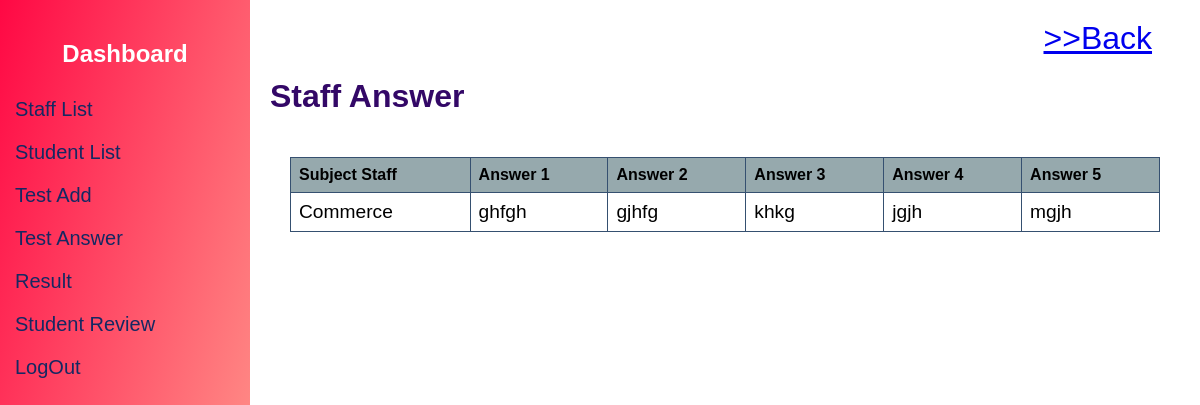
/testanswer.php, run on the app's committed database.
### tables this page shows
CREATE TABLE `staffanswer` (
  `Subject` varchar(255) NOT NULL,
  `Answer1` varchar(200) NOT NULL,
  `Answer2` varchar(200) NOT NULL,
  `Answer3` varchar(200) NOT NULL,
  `Answer4` varchar(200) NOT NULL,
  `Answer5` varchar(200) NOT NULL
);

### testanswer.php (the view, shortened to what this page needs)
<?php include('db.php') ?>
<!DOCTYPE html>
<html>
<head>
</head>
<body>
<div class="sidenav">
    <h2>Dashboard</h2>
    <a href="./addstaff.php">Staff List</a>
    <a href="./addstu.php">Student List</a>
    <a href="./test.php">Test Add</a>
    <a href="./testanswer.php">Test Answer</a>
    <a href="./result.php">Result</a>
    <a href="./stdreview.php">Student Review</a>
    <a href="./index.php">LogOut</a>
</div>
<div class="main">
<a class="back" href="./staffdash.php "> >>Back</a>
    <h1>Staff Answer</h1>
    <div class="content">
    <table>
    <tr>
        <th>Subject Staff</th>
        <th>Answer 1</th>
        <th>Answer 2</th>
        <th>Answer 3</th>
        <th>Answer 4</th>
        <th>Answer 5</th>
    </tr>
    <?php
    $sql = "SELECT * FROM staffanswer";
    $result = $conn->query($sql);
    if ($result->num_rows > 0) {
        while($row = $result->fetch_assoc()) {
            echo "<tr>
                    <td>".$row["Subject"]."</td>
                    <td>".$row["Answer1"]."</td>
                    <td>".$row["Answer2"]."</td>
                    <td>".$row["Answer3"]."</td>
                    <td>".$row["Answer4"]."</td>
                    <td>".$row["Answer5"]."</td>
                  </tr>";
        }
    } else {
        echo "<tr><td colspan='6'>No users found</td></tr>";
    }
    ?>
</table>
    </div>
</div>
</body>
</html>

### testanswer.php (style rules this page uses)
body { font-family: Arial, sans-serif; margin: 0; padding: 0; display: flex; }
.sidenav { height: 100vh; width: 250px; background-image:linear-gradient(to bottom right, #ff0844,#ffb199); color: #fff; padding-top: 20px; }
.sidenav h2 { text-align: center; }
.sidenav a { padding: 10px 15px; text-decoration: none; font-size: 20px; color: #152862; display: block; }
.main { flex: 1; padding: 20px; }
.main h1 { background: linear-gradient(to right, #330867 0%, #330867 100%); background-clip: text; color: transparent; }
.content { background-color: #fff; padding: 20px; border-radius: 8px; }
table { border-collapse: collapse; width: 100%; }
td { border: 1px solid #dddddd; border: 1px solid #355070; text-align: left; padding: 8px; font-size: larger; }
th { border: 1px solid #dddddd; border: 1px solid #355070; text-align: left; padding: 8px; background-color: #f2f2f2; background-color: #96a9ad; }
.back { border: none; background: transparent; font-size: xx-large; margin-left: 85%; }

### data on the page
staffanswer: Subject "Commerce", Answer1 "ghfgh", Answer2 "gjhfg", Answer3 "khkg", Answer4 "jgjh", Answer5 "mgjh"
